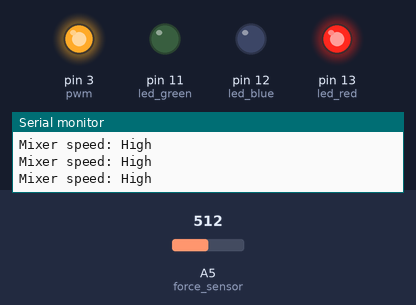
The sketch below on a simulated Arduino Uno, built with avr-gcc and run on an emulated ATmega328P. Shown: output pins drawn as LEDs (lit = HIGH), the last lines printed to the serial monitor. Inputs (shaded band) come from the test bench; at power-on: A5 (force_sensor) = 512.

Above: at 1.2 s.
1.3 s: A5 (force_sensor) set to 320
4.3 s: A5 (force_sensor) set to 296
At 5.1 s:
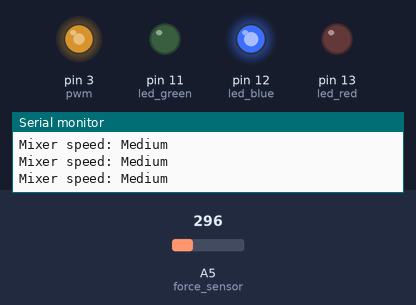
5.8 s: A5 (force_sensor) set to 165
8.8 s: A5 (force_sensor) set to 147
At 9.6 s:
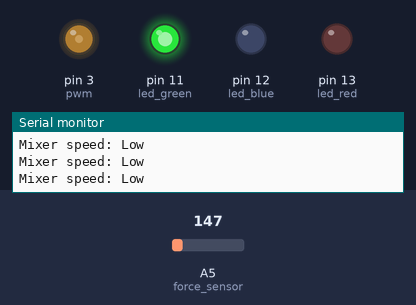
10.3 s: A5 (force_sensor) set to 0
At 11.5 s:
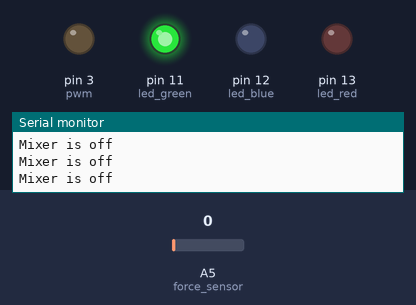
11.8 s: A5 (force_sensor) set to 511
At 12.5 s:
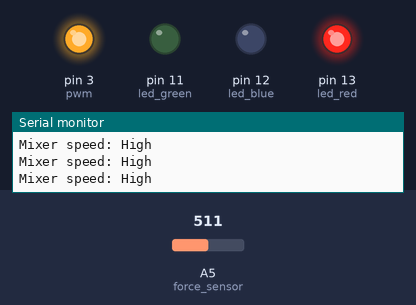
Timing chart, 0 to 14.3 s (numbered marks = the images above; inputs shaded):
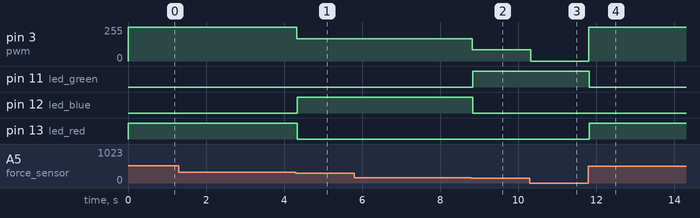

The sketch:

code.ino
```cpp
// Smart Mixer Project

#define force_sensor A5
#define led_red 13
#define led_blue 12
#define led_green 11
#define pwm 3

float force;
float force_volt;


void setup()
{
  Serial.begin(9600);
  pinMode(force_sensor,INPUT);
  pinMode(led_red,OUTPUT);
  pinMode(led_blue,OUTPUT);
  pinMode(led_green,OUTPUT);
  pinMode(pwm,OUTPUT);
}

void loop()
{
  force = analogRead(force_sensor);
  force_volt = (force/1024)*5;
  // Serial.println(force_volt);

  if (force_volt == 0)
  {
    analogWrite(pwm,0);
    Serial.println("Mixer is off");
  }
  else if (force_volt>0)
  {
    if (force_volt<=0.75)
    {
      analogWrite(pwm,85);
      Serial.println("Mixer speed: Low");
      digitalWrite(led_red,LOW);
      digitalWrite(led_blue,LOW);
      digitalWrite(led_green,HIGH);
    }
    else if (force_volt>0.75 && force_volt<=1.5)
    {
      analogWrite(pwm,167);
      Serial.println("Mixer speed: Medium");
      digitalWrite(led_red,LOW);
      digitalWrite(led_blue,HIGH);
      digitalWrite(led_green,LOW);
    }
    else if (force>1.5)
    {
      analogWrite(pwm,255);
      Serial.println("Mixer speed: High");
      digitalWrite(led_red,HIGH);
      digitalWrite(led_blue,LOW);
      digitalWrite(led_green,LOW);
    }
  }
}
```

Measured:
- the behaviour switches between 308 and 307 on A5 (force_sensor) (found by bisection; images 0 and 1)
- the behaviour switches between 154 and 153 on A5 (force_sensor) (found by bisection; images 1 and 2)
- after the input at 4.3 s, pin 3 (pwm): 255/255 → 167/255 at once; pin 12 (led_blue): LOW → HIGH at once; pin 13 (led_red): HIGH → LOW at once
- after the input at 8.8 s, pin 3 (pwm): 167/255 → 85/255 at once; pin 11 (led_green): LOW → HIGH at once; pin 12 (led_blue): HIGH → LOW at once
- after the input at 10.3 s, pin 3 (pwm): 85/255 → 0/255 at once
- after the input at 11.8 s, pin 3 (pwm): 0/255 → 255/255 at once; pin 11 (led_green): HIGH → LOW at once; pin 13 (led_red): LOW → HIGH at once
